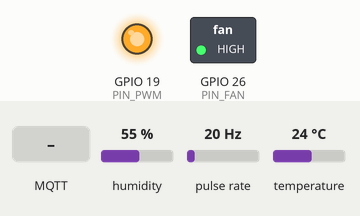
A sketch run on a simulated ESP32. Parts: switched loads named in the sketch (green lamp = pin HIGH), output pins drawn as LEDs (lit = HIGH). Wiring (inferred from the names in the program): pulse sensor: data GPIO 18. The inputs (shaded band) are chosen by the test bench; at power-on: temperature 24 °C, humidity 55 %, pulse rate 20 Hz. WiFi joins after 1.5 s; servers stay silent unless stated; no MQTT or app messages arrive unless stated; what the sketch prints to the serial monitor is not drawn.

Above: at 2.7 s.
2.8 s: MQTT message "1" arrives on the first subscribed topic
At 4.1 s:
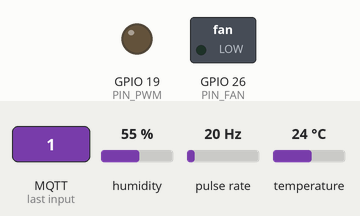
4.5 s: temperature set to 41 °C
At 6.4 s:
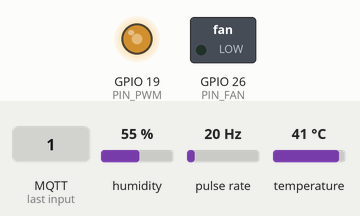
8.7 s: MQTT message "0" arrives on the first subscribed topic
At 9.7 s:
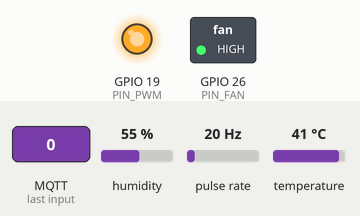
Timing chart, 0 to 11.7 s (numbered marks = the images above; inputs shaded):
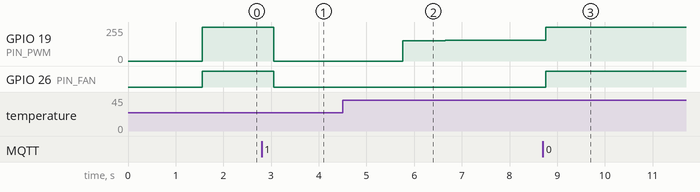

Measured:
- after the input at 2.8 s, GPIO 19 (PIN_PWM): 255/255 → 0/255 after 0.26 s; GPIO 26 (PIN_FAN): HIGH → LOW after 0.26 s
- after the input at 4.5 s, GPIO 19 (PIN_PWM): moves from 0/255 to 157/255 over 2.7 s, starting after 1.3 s
- after the input at 8.7 s, GPIO 26 (PIN_FAN): LOW → HIGH after 0.06 s

The sketch:

SEB_v2.ino
```cpp
// Main program
/*
Projeto Sistemas Embarcados
Titulo: Secadora de Filamento / Filament dryer
Autor: Gabriel Ditomaso
*/

//Bibliotecas
#include <WiFi.h>
#include <Adafruit_SSD1306.h>
#include <PubSubClient.h>
#include <ArduinoJson.h>
#include <freertos/FreeRTOS.h>
#include <freertos/task.h>
#include <PID_v1.h>
#include "DHT.h"


//Mapeamento de Hardare

#define DHTPIN 15
#define DHTTYPE DHT11
#define NTC 25 // pino 25 NTC
#define FanRPM 18  //pino leitura rpm
#define PIN_PWM 19  // pino lampada
#define PIN_FAN 26 // pino Fan
/*#define SCL 21 // Pino para LCD
#define SCI 22   // Pino para LCD
/*#define out1 32 // JOYSTICK PINS
#define out2 33  // JOYSTICK PINS
#define out1 32 // JOYSTICK PINS
#define out2 33  // JOYSTICK PINS
#define out2 33  // JOYSTICK PINS*/

#define Temp_topic "Out_topic_seb_IFSPcat_temp"
#define H_topic "Out_topic_seb_IFSPcat_h"
#define RPM_topic "Out_topic_seb_IFSPcat_rpm"
#define On_topic "In_topic_seb_IFSPcat_botao"
#define SetPoint_topic "In_topic_seb_IFSPcat_SetPoint"
#define Time_topic "In_topic_seb_IFSPcat_tempoligado"


// Setup Wifi =========================================================================
/*
const char wifi[]= "emHollyWEED";
const char senha[]= "1999bundamole";
*/
const char wifi[]= "Lets bora";
const char senha[]= "gabuzin";
// Setup MQTT =========================================================================

const char* mqttServer = "broker.hivemq.com";
const int mqttPort = 1883;
const char* ClientID = "MESTRE_AGL_IFSP_ESP32#397191.8+4";
int On = 0;
String StrDado= "";
String StrDado2= "";


// Dados ===============================================================================

// variaveis
double input, output,pd_output;
double error;
long timeNow, timeLast,inicio; // Variaveis de controle de tempo
double setpoint = 40;  // Setpoint de temperatura
double kp = 21.2536;       // Ganho proporcional
double ki = 5.0016;       // Ganho integral
double kd = 0.0;        // Ganho derivativo
int tempo,rpm;
int  count;
String dado= "", dado1= "", dado2= "";
float h,t,temp,tempo_cont;
TaskHandle_t Task_01Handle = NULL;
TaskHandle_t Task_02Handle = NULL;
TaskHandle_t Task_03Handle = NULL;
TaskHandle_t Task_04Handle = NULL;
TaskHandle_t Task_05Handle = NULL;
TaskHandle_t Task_06Handle = NULL;
portMUX_TYPE mux = portMUX_INITIALIZER_UNLOCKED;


// Objetos ============================================================================
PID myPID(&input, &output, &setpoint, kp, ki, kd, DIRECT);
DHT dht(DHTPIN, DHTTYPE);

// define o nome do client ============================================================

WiFiClient espClient;
PubSubClient client(espClient);

// configura wifi =====================================================================

void ConectaWifi(){
  WiFi.begin(wifi,senha);

  Serial.print("Connecting");
  while (WiFi.status() != WL_CONNECTED)
  {
    delay(500);
    Serial.print(".");
  }
  Serial.println();

  Serial.print("Conectado, endereço de IP: ");
  Serial.println(WiFi.localIP());
}
// configura MQTT =====================================================================
 void ConectaMQTT ()
 {
  client.setServer(mqttServer, mqttPort);
  client.setCallback(recebeDado);
  while (!client.connected())
  {
    Serial.println("Conectando ao MQTT...");
    if (client.connect(ClientID)) {
      Serial.println("Conexão MQTT bem sucedida");
  //    client.subscribe(In_topic);
      client.subscribe(On_topic);
      client.subscribe(SetPoint_topic);
      client.subscribe(Time_topic);
    }
    else {
      Serial.print("Falha na conexão MQTT: ");
      Serial.print(client.state());
      delay(2000);
    }
  }
}

 void reconnect() {
  // Loop until we're reconnected
  while (!client.connected()) {
    Serial.print("Attempting MQTT connection...");
    // Attempt to connect
    if (client.connect("ESP32Client")) {
      Serial.println("connected");
      // Once connected, publish an announcement...
      client.publish("outTopic","hello world");
      // ... and resubscribe
   //   client.subscribe(In_topic);
      client.subscribe(On_topic);
      client.subscribe(SetPoint_topic);
      client.subscribe(Time_topic);
    } else {
      Serial.print("failed, rc=");
      Serial.print(client.state());
      Serial.println(" try again in 5 seconds");
      // Wait 5 seconds before retrying
      delay(5000);
    }
  }
}
  void recebeDado(char* topic, byte* payload, unsigned int length)
 {

    Serial.print("Message arrived [");
    Serial.print(topic);
    Serial.print("] ");


 // Liga ou desliga ============================================================================================
            if(strcmp(topic,On_topic)==0)

               {

                if((char)payload[0] == '1')
                {
                    On= 1;
                    inicio=0;
                    // digitalWrite(PIN_PWM,HIGH);

                    Serial.println("ligado");
                    }

                if((char)payload[0] == '0')
                {
                    On= 0;

                    // digitalWrite(PIN_PWM,LOW);
                    Serial.println("Desligado");
                    }
               }
 // Set Point =================================================================================================

  if(strcmp(topic,SetPoint_topic)==0)

               {
                   for (int i = 0; i < length; i++) // for que armazena o vetor dos caracteres recebidos
                    {
                      //  Serial.print((char)payload[i]);
                        StrDado += String((char)payload[i]);// transformando caracteres em string
                        setpoint =StrDado.toInt();// convertendo para valor inteiro

                        if(setpoint> 50) // limite para teste do prototipo
                        {
                          setpoint = 50;
                        i=0;
                        }
                    }

                 Serial.println("setpoint: ");
                 Serial.println(setpoint); // joga variavel na serial para teste
                 StrDado= "";       //limpa string

                }


 // Define Tempo ==============================================================================================
   if(strcmp(topic,Time_topic)==0)

  {
      for (int i = 0; i < length; i++) // for que armazena o vetor dos caracteres recebidos
      {
        //  Serial.print((char)payload[i]);
          StrDado2 += String((char)payload[i]);// transformando caracteres em string

        tempo =StrDado2.toInt();// convertendo para valor inteiro
        //tempo= tempo*60;

      }
        Serial.println("tempo: ");
        Serial.println(tempo); // joga variavel na serial para teste
        Serial.println(" min");
        StrDado2= "";    //limpa string

  }


  }

void countRPM()
{
  count++;
}


void setup() {

  Serial.begin(115200); // inicia serial
  pinMode(PIN_PWM, OUTPUT); // Definindo pinos como entrada ou saida
  pinMode(PIN_FAN, OUTPUT);
  pinMode(NTC, INPUT);
  pinMode(FanRPM,INPUT);
  attachInterrupt(digitalPinToInterrupt(FanRPM), countRPM, RISING);// leitura de pulsos emitidos pelo ventilador
  Serial.println();
  dht.begin(); // Inicia DHT11
  ConectaWifi(); // função que configura Wifi
  ConectaMQTT();// função que configura MQTT
  myPID.SetMode(AUTOMATIC);
  myPID.SetOutputLimits(0, 255);  // Limitar a saída do PID entre 0 e 255

   xTaskCreatePinnedToCore(
      Task_PID,          // Função que representa a tarefa
      "Task_01",        // Nome da tarefa
      1000,             // Tamanho da pilha da tarefa
      NULL,             // Parâmetro da tarefa
      1,                // Prioridade da tarefa (1 é mais alta, portanto é uma função prioritaria)
      &Task_01Handle,   // Variável para armazenar o identificador da tarefa
      0);               // Núcleo da CPU para atribuir a tarefa


   xTaskCreatePinnedToCore(
      task_publicaMQTT,          // Função que representa a tarefa
      "Task_02",        // Nome da tarefa
      2000,             // Tamanho da pilha da tarefa
      NULL,             // Parâmetro da tarefa
      2,                // Prioridade da tarefa (1 é mais alta, portanto é uma função secundaria)
      &Task_02Handle,   // Variável para armazenar o identificador da tarefa
      0);               // Núcleo da CPU para atribuir a tarefa

   xTaskCreatePinnedToCore(
      Task_ler_Sensores,          // Função que representa a tarefa
      "Task_03",        // Nome da tarefa
      2000,             // Tamanho da pilha da tarefa
      NULL,             // Parâmetro da tarefa
      1,                // Prioridade da tarefa (1 é mais alta, portanto é uma função prioritaria)
      &Task_03Handle,   // Variável para armazenar o identificador da tarefa
      1);               // Núcleo da CPU para atribuir a tarefa
   xTaskCreatePinnedToCore(
      S_VENT,          // Função que representa a tarefa
      "Task_04",        // Nome da tarefa
      3000,             // Tamanho da pilha da tarefa
      NULL,             // Parâmetro da tarefa
      2,                // Prioridade da tarefa (1 é mais alta, portanto é uma função secundaria)
      &Task_04Handle,   // Variável para armazenar o identificador da tarefa
      1);               // Núcleo da CPU para atribuir a tarefa

     xTaskCreatePinnedToCore(
      Tempo_Secagem,          // Função que representa a tarefa
      "Task_05",        // Nome da tarefa
      3000,             // Tamanho da pilha da tarefa
      NULL,             // Parâmetro da tarefa
      3,                // Prioridade da tarefa (1 é mais alta, portanto é uma função secundaria)
      &Task_05Handle,   // Variável para armazenar o identificador da tarefa
      1);               // Núcleo da CPU para atribuir a tarefa


  }


void loop() {

  /*    if (millis() - timeLast > 1000)
        {
          // atualiza valores a cada 1s
          timeLast = timeNow; // Atualiza tempo
            if (!client.connected())
              {
                Serial.println("reconectando com MQTT");
                reconnect();  // chama função que reconecta
              }// fim do if
        }*/


    if (millis() - timeLast >= 1000) { // Intervalo de 1 segundo
        detachInterrupt(digitalPinToInterrupt(FanRPM));
        int rpm = count * 60; // Convertendo pulsos para RPM
        count = 0;
        timeLast = timeNow; // Atualiza tempo
        attachInterrupt(digitalPinToInterrupt(FanRPM), countRPM, RISING);
    }

    client.loop(); //Esta função executaas funções necessarias para conectar com o broker
    }
```

Tasks.ino
```cpp
// Tasks RTOS
void Task_PID(void * pvParameters)
{
  while(1)
  {
      // PID part
  input = t; // iguala temperatura ao input do PID
  error = setpoint - input;  // Calcular o erro do PID
  myPID.Compute();  // Calcular o valor de controle do PID

   if (On==1) // verifica se o sistema esta ligado
  {

   digitalWrite(PIN_FAN,LOW);// Liga ventilador

   pd_output= 255- output;
   analogWrite(PIN_PWM, pd_output);  // Enviar o valor do PWM para o sistema
   tempo_cont=0;
  }
    if (On==0) // desliga sistema
  {   digitalWrite(PIN_FAN,HIGH); // Desliga ventilador
     analogWrite(PIN_PWM, 255);

  }

  vTaskDelay(300 / portTICK_PERIOD_MS); // define a cada quanto tempo ocorre a task
  }
}

void task_publicaMQTT(void * pvParameters)
{
  while(1){

        if (client.connected())  // verifica conexão com mqtt, caso desconectado chama função para reconectar
    {
    String dado = String(t);// transforma o valor int em string
    client.publish(Temp_topic ,dado.c_str());// publicando dados
    String dado1 = String(h); // transforma o valor int em string
    client.publish(H_topic ,dado1.c_str());// publicando dados
    String dado2 = String(rpm); // transforma o valor int em string
    client.publish(RPM_topic ,dado2.c_str());// publicando dados
    }// fim do if

    else{
      ConectaMQTT ();
    }

  vTaskDelay(2000 / portTICK_PERIOD_MS); // define a cada quanto tempo ocorre a task
  }
}

void Task_ler_Sensores(void * pvParameters) // faz leitura dos sensores a cada 2 segundos
{
  while(1)
  {
    t = dht.readTemperature();
    h = dht.readHumidity();
    vTaskDelay(2000 / portTICK_PERIOD_MS); // define a cada quanto tempo ocorre a task
  }
}

void S_VENT(void * pvParameters)
{
  while(1)
  {
  rpm=count*60/2; // conversão de pulsos por segundo para rpm
  count=0; // zera contador

  vTaskDelay(1000 / portTICK_PERIOD_MS); // define a cada quanto tempo ocorre a task
  }
}
void Tempo_Secagem(void * pvParameters)
{
  while(1)
  {
  tempo_cont++;
   if(tempo_cont==tempo)
   {On=0;
    output=0;
    tempo_cont=0;
    }

  vTaskDelay(60000 / portTICK_PERIOD_MS); // define a cada quanto tempo ocorre a task
  }
}
```
